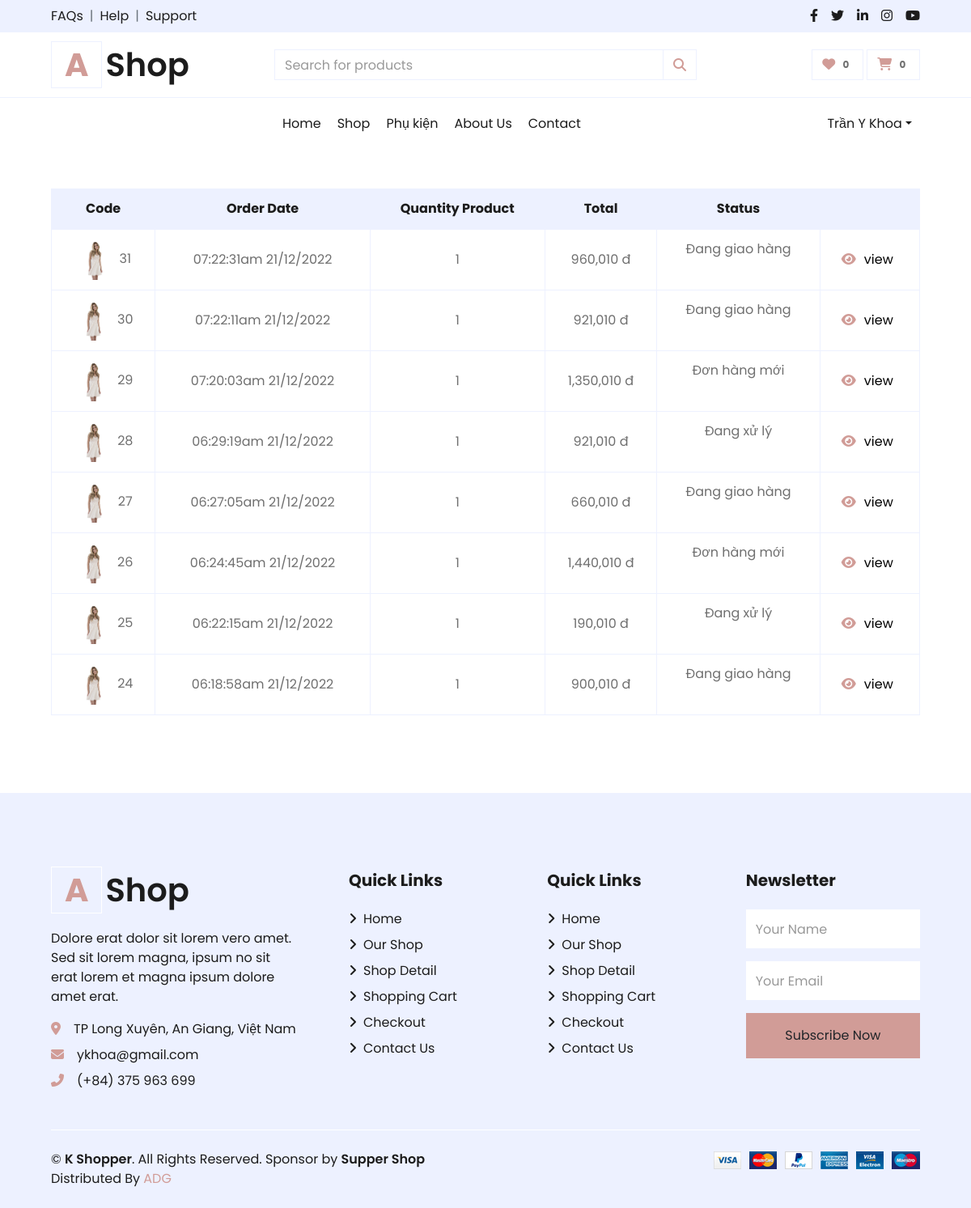
The app's page /index.php?action=mybill (signed in) with its own data.
### tables this page shows
CREATE TABLE `bill` (
  `idbill` int(11) NOT NULL,
  `idac` int(11) NOT NULL,
  `email` varchar(255) NOT NULL,
  `tel` varchar(12) NOT NULL,
  `address` varchar(255) DEFAULT NULL,
  `pttt` tinyint(2) NOT NULL DEFAULT 1 COMMENT '1. Credit Card  2. Payment on delivery',
  `orderdate` varchar(50) NOT NULL,
  `total` double(20,2) NOT NULL DEFAULT 0.00,
  `status` tinyint(2) NOT NULL DEFAULT 1 COMMENT '1. Đơn hàng mới  2. Đang xử lý  3. Đang giao hàng 4. Đã giao hàng'
);

### model/pdo.php (called while the page is built, shortened)
<?php
function pdo_get_connection(){
    $dburl = "mysql:host=localhost;dbname=db_shop;charset=utf8";
    $username = 'root';
    $password = '';
    $conn = new PDO($dburl, $username, $password);
    $conn->setAttribute(PDO::ATTR_ERRMODE, PDO::ERRMODE_EXCEPTION);
    return $conn;
}
function pdo_query($sql){
    $sql_args = array_slice(func_get_args(), 1);
    try{
        $conn = pdo_get_connection();
        $stmt = $conn->prepare($sql);
        $stmt->execute($sql_args);
        $rows = $stmt->fetchAll();
        return $rows;
    }
    catch(PDOException $e){
        throw $e;
    }
    finally{
        unset($conn);
    }
}
?>

### model/cart.php (called while the page is built, shortened)
<?php
function loadall_mybill($keyw,$idac){
  $sql = "select * from bill where 1";
  if($idac>0)
  {
    $sql.=" AND idac=".$idac;
  }
  $sql.=" order by idbill desc";
  $bill = pdo_query($sql);
  return $bill;
}
function loadall_cart_count($idbill){
  $sql = "select * from cart where idbill=".$idbill;
  $cart = pdo_query($sql);
  return sizeof($cart);
}
function get_ttdh($status){
  switch($status){
    case '1':
      $tt="Đơn hàng mới";
      break;
    case '2':
      $tt="Đang xử lý";
      break;
    case '3':
      $tt="Đang giao hàng";
      break;
  }
  return $tt;
}
?>

### view/user/mybill.php (the view, shortened to what this page needs)
<div class="container-fluid pt-5">
        <div class="row px-xl-5">
            <div class="col-lg-12 table-responsive mb-5">
                <table class="table table-bordered text-center mb-0">
                    <thead class="bg-secondary text-dark">
                      <tr>
                        <th>Code</th>
                        <th>Order Date</th>
                        <th>Quantity Product</th>
                        <th>Total</th>
                        <th>Status</th>
                        <th></th>
                      </tr>
                    </thead>
                    <tbody class="align-middle">
                      <?php
                        foreach ($listbill as $bill) :
                          extract($bill);
                          $count = loadall_cart_count($idbill);
                          $get_status = get_ttdh($status);
                      ?>
                        <tr>
                            <td class="align-middle"><img src="img/product-1.jpg" alt="" style="width: 50px;"> <?=$idbill?></td>
                            <td class="align-middle">
                               <?=$orderdate?>
                            </td>
                            <td class="align-middle">
                               <?=$count?>
                            </td>
                            <td class="align-middle"><?=number_format($total)?> đ</td>
                            <td><?=$get_status?></td>
                            <td class="align-middle">
                              <form action="index.php?action=detail_bill" method="post">
                                <i class="fas fa-eye text-primary mr-1"></i><input type="submit" style="background-color: transparent;outline: none;border: none;" name = "viewbill" value="view">
                              </form>
                            </td>
                        </tr>
                        <?php
                         endforeach;
                        ?>
                    </tbody>
                </table>
            </div>
        </div>
    </div>

### records on screen
bill: idbill "31", orderdate "07:22:31am 21/12/2022", count "1", total "960,010", status "Đang giao hàng"
bill: idbill "30", orderdate "07:22:11am 21/12/2022", count "1", total "921,010", status "Đang giao hàng"
bill: idbill "29", orderdate "07:20:03am 21/12/2022", count "1", total "1,350,010", status "Đơn hàng mới"
bill: idbill "28", orderdate "06:29:19am 21/12/2022", count "1", total "921,010", status "Đang xử lý"
bill: idbill "27", orderdate "06:27:05am 21/12/2022", count "1", total "660,010", status "Đang giao hàng"
bill: idbill "26", orderdate "06:24:45am 21/12/2022", count "1", total "1,440,010", status "Đơn hàng mới"
bill: idbill "25", orderdate "06:22:15am 21/12/2022", count "1", total "190,010", status "Đang xử lý"
bill: idbill "24", orderdate "06:18:58am 21/12/2022", count "1", total "900,010", status "Đang giao hàng"

### other values on screen
$count "0"
$fullname "Trần Y Khoa"
